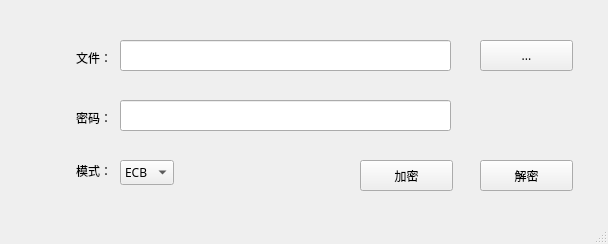
<?xml version="1.0" encoding="UTF-8"?>
<ui version="4.0">
 <class>MainWindow</class>
 <widget class="QMainWindow" name="MainWindow">
  <property name="geometry">
   <rect>
    <x>0</x>
    <y>0</y>
    <width>608</width>
    <height>244</height>
   </rect>
  </property>
  <property name="windowTitle">
   <string>MainWindow</string>
  </property>
  <widget class="QWidget" name="centralwidget">
   <widget class="QLineEdit" name="file">
    <property name="geometry">
     <rect>
      <x>120</x>
      <y>40</y>
      <width>331</width>
      <height>31</height>
     </rect>
    </property>
    <property name="font">
     <font>
      <family>Microsoft YaHei</family>
     </font>
    </property>
   </widget>
   <widget class="QPushButton" name="select_file">
    <property name="geometry">
     <rect>
      <x>480</x>
      <y>40</y>
      <width>93</width>
      <height>31</height>
     </rect>
    </property>
    <property name="font">
     <font>
      <family>Microsoft YaHei</family>
     </font>
    </property>
    <property name="text">
     <string>...</string>
    </property>
   </widget>
   <widget class="QLineEdit" name="pwd">
    <property name="geometry">
     <rect>
      <x>120</x>
      <y>100</y>
      <width>331</width>
      <height>31</height>
     </rect>
    </property>
    <property name="font">
     <font>
      <family>Microsoft YaHei</family>
     </font>
    </property>
   </widget>
   <widget class="QLabel" name="label">
    <property name="geometry">
     <rect>
      <x>40</x>
      <y>50</y>
      <width>72</width>
      <height>15</height>
     </rect>
    </property>
    <property name="text">
     <string>文件：</string>
    </property>
    <property name="alignment">
     <set>Qt::AlignRight|Qt::AlignTrailing|Qt::AlignVCenter</set>
    </property>
   </widget>
   <widget class="QLabel" name="label_2">
    <property name="geometry">
     <rect>
      <x>40</x>
      <y>110</y>
      <width>72</width>
      <height>15</height>
     </rect>
    </property>
    <property name="text">
     <string>密码：</string>
    </property>
    <property name="alignment">
     <set>Qt::AlignRight|Qt::AlignTrailing|Qt::AlignVCenter</set>
    </property>
   </widget>
   <widget class="QComboBox" name="model">
    <property name="geometry">
     <rect>
      <x>120</x>
      <y>160</y>
      <width>61</width>
      <height>21</height>
     </rect>
    </property>
    <property name="font">
     <font>
      <family>Microsoft YaHei</family>
     </font>
    </property>
    <property name="insertPolicy">
     <enum>QComboBox::InsertAtBottom</enum>
    </property>
    <property name="sizeAdjustPolicy">
     <enum>QComboBox::AdjustToContents</enum>
    </property>
    <item>
     <property name="text">
      <string>ECB</string>
     </property>
    </item>
    <item>
     <property name="text">
      <string>CBC</string>
     </property>
    </item>
    <item>
     <property name="text">
      <string>OFB</string>
     </property>
    </item>
    <item>
     <property name="text">
      <string>CFB</string>
     </property>
    </item>
    <item>
     <property name="text">
      <string>CTR</string>
     </property>
    </item>
   </widget>
   <widget class="QLabel" name="label_3">
    <property name="geometry">
     <rect>
      <x>40</x>
      <y>150</y>
      <width>72</width>
      <height>41</height>
     </rect>
    </property>
    <property name="text">
     <string>模式：</string>
    </property>
    <property name="alignment">
     <set>Qt::AlignRight|Qt::AlignTrailing|Qt::AlignVCenter</set>
    </property>
   </widget>
   <widget class="QPushButton" name="encrypt">
    <property name="geometry">
     <rect>
      <x>360</x>
      <y>160</y>
      <width>93</width>
      <height>31</height>
     </rect>
    </property>
    <property name="text">
     <string>加密</string>
    </property>
   </widget>
   <widget class="QPushButton" name="decrypt">
    <property name="geometry">
     <rect>
      <x>480</x>
      <y>160</y>
      <width>93</width>
      <height>31</height>
     </rect>
    </property>
    <property name="font">
     <font>
      <family>Arial</family>
     </font>
    </property>
    <property name="text">
     <string>解密</string>
    </property>
   </widget>
  </widget>
  <widget class="QMenuBar" name="menubar">
   <property name="geometry">
    <rect>
     <x>0</x>
     <y>0</y>
     <width>608</width>
     <height>26</height>
    </rect>
   </property>
  </widget>
  <widget class="QStatusBar" name="statusbar"/>
 </widget>
 <resources/>
 <connections/>
</ui>
